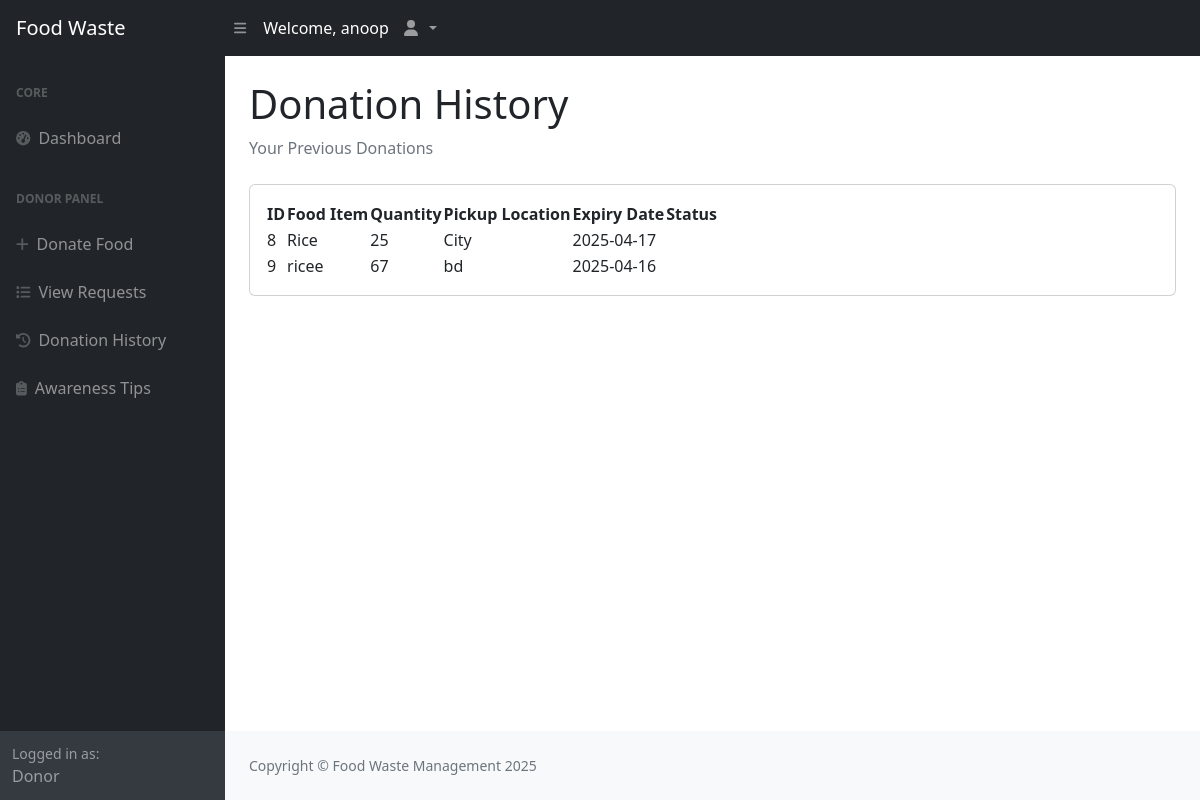
Page /donor/donation_history.php (signed in) on the committed database.
### tables this page shows
CREATE TABLE `donations` (
  `id` int(11) NOT NULL,
  `user_id` int(11) NOT NULL,
  `food_item` varchar(255) NOT NULL,
  `quantity` varchar(100) NOT NULL,
  `pickup_location` varchar(255) NOT NULL,
  `expiry_date` date NOT NULL,
  `created_at` timestamp NOT NULL DEFAULT current_timestamp(),
  `receiver_id` int(11) DEFAULT NULL,
  `request_status` enum('available','requested','approved','rejected') DEFAULT 'available'
);

### donor/donation_history.php (the view, shortened to what this page needs)
<?php
include '../database/db_connect.php';
$user_id = $_SESSION['user_id'];
$sql = "SELECT id, food_item, quantity, pickup_location, expiry_date, request_status FROM donations WHERE user_id = ?";
$stmt = $conn->prepare($sql);
$stmt->bind_param("i", $user_id);
$stmt->execute();
$result = $stmt->get_result();
?>
<!DOCTYPE html>
<html lang="en">
<head>
    <link href="https://cdn.jsdelivr.net/npm/simple-datatables@7.1.2/dist/style.min.css" rel="stylesheet" />
    <link href="../assets/css/styles.css" rel="stylesheet" />
</head>
<body class="sb-nav-fixed">
    <?php include '../includes/topbar.php'; ?>
    <div id="layoutSidenav">
        <?php include '../includes/sidebar.php'; ?>
        <div id="layoutSidenav_content">
            <main>
                <div class="container-fluid px-4">
                    <h1 class="mt-4">Donation History</h1>
                    <ol class="breadcrumb mb-4">
                        <li class="breadcrumb-item active">Your Previous Donations</li>
                    </ol>
                    <div class="card mb-4">
                        <div class="card-body">
                            <table id="datatablesSimple">
                                <thead>
                                    <tr>
                                        <th>ID</th>
                                        <th>Food Item</th>
                                        <th>Quantity</th>
                                        <th>Pickup Location</th>
                                        <th>Expiry Date</th>
                                        <th>Status</th>
                                    </tr>
                                </thead>
                                <tbody>
                                    <?php while ($row = $result->fetch_assoc()) { ?>
                                        <tr>
                                            <td><?php echo $row['id']; ?></td>
                                            <td><?php echo htmlspecialchars($row['food_item']); ?></td>
                                            <td><?php echo htmlspecialchars($row['quantity']); ?></td>
                                            <td><?php echo htmlspecialchars($row['pickup_location']); ?></td>
                                            <td><?php echo htmlspecialchars($row['expiry_date']); ?></td>
                                            <td><?php echo ucfirst($row['status']); ?></td>
                                        </tr>
                                    <?php } ?>
                                </tbody>
                            </table>
                        </div>
                    </div>
                </div>
            </main>
            <?php include '../includes/footer.php'; ?>
        </div>
    </div>
</body>
</html>

### rows in the picture
donations: id "8", food_item "Rice", quantity "25", pickup_location "City", expiry_date "2025-04-17"
donations: id "9", food_item "ricee", quantity "67", pickup_location "bd", expiry_date "2025-04-16"

### other values in the picture
$username "anoop"
$user_role "Donor"
